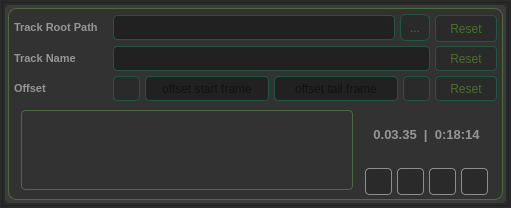
<?xml version="1.0" encoding="UTF-8"?>
<ui version="4.0">
 <class>audio_ofset</class>
 <widget class="QWidget" name="audio_ofset">
  <property name="geometry">
   <rect>
    <x>0</x>
    <y>0</y>
    <width>511</width>
    <height>208</height>
   </rect>
  </property>
  <property name="windowTitle">
   <string>Audio Offset Exporter</string>
  </property>
  <property name="styleSheet">
   <string notr="true">QWidget {
	background-color: #2a2a2a;
}</string>
  </property>
  <layout class="QGridLayout" name="gridLayout">
   <property name="leftMargin">
    <number>2</number>
   </property>
   <property name="topMargin">
    <number>2</number>
   </property>
   <property name="rightMargin">
    <number>2</number>
   </property>
   <property name="bottomMargin">
    <number>2</number>
   </property>
   <property name="spacing">
    <number>3</number>
   </property>
   <item row="0" column="0">
    <widget class="QFrame" name="frame">
     <property name="frameShape">
      <enum>QFrame::StyledPanel</enum>
     </property>
     <property name="frameShadow">
      <enum>QFrame::Raised</enum>
     </property>
     <layout class="QGridLayout" name="gridLayout_2">
      <property name="leftMargin">
       <number>2</number>
      </property>
      <property name="topMargin">
       <number>2</number>
      </property>
      <property name="rightMargin">
       <number>2</number>
      </property>
      <property name="bottomMargin">
       <number>2</number>
      </property>
      <property name="spacing">
       <number>3</number>
      </property>
      <item row="0" column="0">
       <widget class="QFrame" name="audio_spectrum_frame">
        <property name="styleSheet">
         <string notr="true">QFrame {
    border-radius: 4px;
	background-color:#3b3b3b;
}</string>
        </property>
        <property name="frameShape">
         <enum>QFrame::StyledPanel</enum>
        </property>
        <property name="frameShadow">
         <enum>QFrame::Raised</enum>
        </property>
        <layout class="QVBoxLayout" name="verticalLayout">
         <property name="spacing">
          <number>2</number>
         </property>
         <property name="leftMargin">
          <number>3</number>
         </property>
         <property name="topMargin">
          <number>3</number>
         </property>
         <property name="rightMargin">
          <number>3</number>
         </property>
         <property name="bottomMargin">
          <number>3</number>
         </property>
         <item>
          <widget class="QFrame" name="audio_spectrum_view">
           <property name="styleSheet">
            <string notr="true">QFrame {
	border : 1px solid #4C6C3F;
    border-radius: 8px;
	background-color:#323232;
}</string>
           </property>
           <property name="frameShape">
            <enum>QFrame::StyledPanel</enum>
           </property>
           <property name="frameShadow">
            <enum>QFrame::Raised</enum>
           </property>
           <layout class="QVBoxLayout" name="verticalLayout_3">
            <property name="spacing">
             <number>5</number>
            </property>
            <property name="leftMargin">
             <number>5</number>
            </property>
            <property name="topMargin">
             <number>5</number>
            </property>
            <property name="rightMargin">
             <number>5</number>
            </property>
            <property name="bottomMargin">
             <number>5</number>
            </property>
            <item>
             <layout class="QHBoxLayout" name="Track_root_path_horizontalLayout">
              <item>
               <widget class="QLabel" name="label_root_path">
                <property name="font">
                 <font>
                  <pointsize>8</pointsize>
                  <weight>75</weight>
                  <bold>true</bold>
                 </font>
                </property>
                <property name="styleSheet">
                 <string notr="true"> QLabel {
	color: rgb(150, 150, 150);
	border : none;
    border-radius: none;
	background-color:none;
}</string>
                </property>
                <property name="text">
                 <string>Track Root Path</string>
                </property>
               </widget>
              </item>
              <item>
               <widget class="QLineEdit" name="lineEdit">
                <property name="minimumSize">
                 <size>
                  <width>282</width>
                  <height>25</height>
                 </size>
                </property>
                <property name="maximumSize">
                 <size>
                  <width>282</width>
                  <height>25</height>
                 </size>
                </property>
                <property name="styleSheet">
                 <string notr="true">QLineEdit {
    border: 1px solid #215740;
    border-radius: 4px;
    padding: 0 8px;
    background: #212121;
    selection-background-color: #212121;
}</string>
                </property>
               </widget>
              </item>
              <item>
               <widget class="QToolButton" name="toolButton">
                <property name="styleSheet">
                 <string notr="true">QToolButton { /* all types of tool button */
	color:#4A702B;
    border: 1px solid #215740;
    border-radius: 6px;
    background-color: qlineargradient(x1: 0, y1: 0, x2: 0, y2: 1,
                                      stop: 0 #151616, stop: 1 #1C1D1C);
    min-width: 25px;
	min-height: 23px;

}

QToolButton[popupMode=&quot;1&quot;] { /* only for MenuButtonPopup */
    padding-right: 20px; /* make way for the popup button */
}

QToolButton:pressed {
    background-color: qlineargradient(x1: 0, y1: 0, x2: 0, y2: 1,
                                      stop: 0 #1C1D1C, stop: 1 #151616);
}

QToolButton:hover {
	color: #151616;
    background-color: qlineargradient(x1: 0, y1: 0, x2: 0, y2: 1,
                                      stop: 0 #4A702B, stop: 1 #215740);	
}

/* the subcontrols below are used only in the MenuButtonPopup mode */
QToolButton::menu-button {
    border: 1px solid #1C1D1C;
    border-top-right-radius: 6px;
    border-bottom-right-radius: 6px;
    /* 16px width + 4px for border = 20px allocated above */
    width: 16px;
}

QToolButton::menu-arrow:open {
    top: 1px; left: 1px; /* shift it a bit */
}</string>
                </property>
                <property name="text">
                 <string>...</string>
                </property>
               </widget>
              </item>
              <item>
               <widget class="QPushButton" name="pushButton">
                <property name="minimumSize">
                 <size>
                  <width>62</width>
                  <height>27</height>
                 </size>
                </property>
                <property name="maximumSize">
                 <size>
                  <width>60</width>
                  <height>25</height>
                 </size>
                </property>
                <property name="styleSheet">
                 <string notr="true">QPushButton {
	color:#4A702B;
    border: 1px solid #215740;
    border-radius: 4px;
    background-color: qlineargradient(x1: 0, y1: 0, x2: 0, y2: 1,
                                      stop: 0 #151616, stop: 1 #1C1D1C);
    min-width: 60px;
	min-height: 25px;
}

QPushButton:pressed {
    background-color: qlineargradient(x1: 0, y1: 0, x2: 0, y2: 1,
                                      stop: 0 #1C1D1C, stop: 1 #151616);
}

QPushButton:hover {
	color: #151616;
    background-color: qlineargradient(x1: 0, y1: 0, x2: 0, y2: 1,
                                      stop: 0 #4A702B, stop: 1 #215740);	
}


QPushButton:flat {
    border: none; /* no border for a flat push button */
}

QPushButton:default {
    border-color: navy; /* make the default button prominent */
}</string>
                </property>
                <property name="text">
                 <string>Reset</string>
                </property>
               </widget>
              </item>
             </layout>
            </item>
            <item>
             <layout class="QHBoxLayout" name="Track_horizontalLayout">
              <item>
               <widget class="QLabel" name="label_TrackName">
                <property name="font">
                 <font>
                  <pointsize>8</pointsize>
                  <weight>75</weight>
                  <bold>true</bold>
                 </font>
                </property>
                <property name="styleSheet">
                 <string notr="true"> QLabel {
	color: rgb(150, 150, 150);
	border : none;
    border-radius: none;
	background-color:none;
}</string>
                </property>
                <property name="text">
                 <string>Track Name</string>
                </property>
               </widget>
              </item>
              <item>
               <widget class="QLineEdit" name="lineEdit_2">
                <property name="minimumSize">
                 <size>
                  <width>317</width>
                  <height>25</height>
                 </size>
                </property>
                <property name="maximumSize">
                 <size>
                  <width>317</width>
                  <height>25</height>
                 </size>
                </property>
                <property name="styleSheet">
                 <string notr="true">QLineEdit {
    border: 1px solid #215740;
    border-radius: 4px;
    padding: 0 8px;
    background: #212121;
    selection-background-color: #212121;
}</string>
                </property>
               </widget>
              </item>
              <item>
               <widget class="QPushButton" name="pushButton_2">
                <property name="minimumSize">
                 <size>
                  <width>62</width>
                  <height>25</height>
                 </size>
                </property>
                <property name="maximumSize">
                 <size>
                  <width>60</width>
                  <height>25</height>
                 </size>
                </property>
                <property name="styleSheet">
                 <string notr="true">QPushButton {
	color:#4A702B;
    border: 1px solid #215740;
    border-radius: 4px;
    background-color: qlineargradient(x1: 0, y1: 0, x2: 0, y2: 1,
                                      stop: 0 #151616, stop: 1 #1C1D1C);
    min-width: 60px;
	min-height: 23px;
}

QPushButton:pressed {
    background-color: qlineargradient(x1: 0, y1: 0, x2: 0, y2: 1,
                                      stop: 0 #1C1D1C, stop: 1 #151616);
}

QPushButton:hover {
	color: #151616;
    background-color: qlineargradient(x1: 0, y1: 0, x2: 0, y2: 1,
                                      stop: 0 #4A702B, stop: 1 #215740);	
}


QPushButton:flat {
    border: none; /* no border for a flat push button */
}

QPushButton:default {
    border-color: navy; /* make the default button prominent */
}</string>
                </property>
                <property name="text">
                 <string>Reset</string>
                </property>
               </widget>
              </item>
             </layout>
            </item>
            <item>
             <layout class="QHBoxLayout" name="offset_horizontalLayout">
              <item>
               <widget class="QLabel" name="label_offset">
                <property name="font">
                 <font>
                  <pointsize>8</pointsize>
                  <weight>75</weight>
                  <bold>true</bold>
                 </font>
                </property>
                <property name="styleSheet">
                 <string notr="true"> QLabel {
	color: rgb(150, 150, 150);
	border : none;
    border-radius: none;
	background-color:none;
}</string>
                </property>
                <property name="text">
                 <string>Offset</string>
                </property>
               </widget>
              </item>
              <item>
               <widget class="QPushButton" name="pushButton_export_2">
                <property name="minimumSize">
                 <size>
                  <width>27</width>
                  <height>25</height>
                 </size>
                </property>
                <property name="maximumSize">
                 <size>
                  <width>25</width>
                  <height>25</height>
                 </size>
                </property>
                <property name="font">
                 <font>
                  <weight>75</weight>
                  <bold>true</bold>
                 </font>
                </property>
                <property name="styleSheet">
                 <string notr="true">QPushButton {
	color:#4A702B;
    border: 1px solid #215740;
    border-radius: 4px;
    background-color: qlineargradient(x1: 0, y1: 0, x2: 0, y2: 1,
                                      stop: 0 #151616, stop: 1 #1C1D1C);
    min-width: 25px;
	min-height: 23px;
}

QPushButton:pressed {
    background-color: qlineargradient(x1: 0, y1: 0, x2: 0, y2: 1,
                                      stop: 0 #1C1D1C, stop: 1 #151616);
}

QPushButton:hover {
	color: #151616;
    background-color: qlineargradient(x1: 0, y1: 0, x2: 0, y2: 1,
                                      stop: 0 #4A702B, stop: 1 #215740);	
}


QPushButton:flat {
    border: none; /* no border for a flat push button */
}

QPushButton:default {
    border-color: navy; /* make the default button prominent */
}</string>
                </property>
                <property name="text">
                 <string/>
                </property>
               </widget>
              </item>
              <item>
               <widget class="QLineEdit" name="lineEdit_3">
                <property name="minimumSize">
                 <size>
                  <width>124</width>
                  <height>25</height>
                 </size>
                </property>
                <property name="maximumSize">
                 <size>
                  <width>124</width>
                  <height>25</height>
                 </size>
                </property>
                <property name="styleSheet">
                 <string notr="true">QLineEdit {
    border: 1px solid #215740;
    border-radius: 4px;
    padding: 0 8px;
    background: #212121;
    selection-background-color: #212121;
}</string>
                </property>
                <property name="alignment">
                 <set>Qt::AlignCenter</set>
                </property>
                <property name="placeholderText">
                 <string>offset start frame</string>
                </property>
               </widget>
              </item>
              <item>
               <widget class="QLineEdit" name="lineEdit_4">
                <property name="minimumSize">
                 <size>
                  <width>124</width>
                  <height>25</height>
                 </size>
                </property>
                <property name="maximumSize">
                 <size>
                  <width>124</width>
                  <height>25</height>
                 </size>
                </property>
                <property name="styleSheet">
                 <string notr="true">QLineEdit {
    border: 1px solid #215740;
    border-radius: 4px;
    padding: 0 8px;
    background: #212121;
    selection-background-color: #212121;
}</string>
                </property>
                <property name="alignment">
                 <set>Qt::AlignCenter</set>
                </property>
                <property name="placeholderText">
                 <string>offset tail frame</string>
                </property>
                <property name="cursorMoveStyle">
                 <enum>Qt::VisualMoveStyle</enum>
                </property>
               </widget>
              </item>
              <item>
               <widget class="QPushButton" name="pushButton_export_3">
                <property name="minimumSize">
                 <size>
                  <width>27</width>
                  <height>25</height>
                 </size>
                </property>
                <property name="maximumSize">
                 <size>
                  <width>25</width>
                  <height>25</height>
                 </size>
                </property>
                <property name="font">
                 <font>
                  <weight>75</weight>
                  <bold>true</bold>
                 </font>
                </property>
                <property name="styleSheet">
                 <string notr="true">QPushButton {
	color:#4A702B;
    border: 1px solid #215740;
    border-radius: 4px;
    background-color: qlineargradient(x1: 0, y1: 0, x2: 0, y2: 1,
                                      stop: 0 #151616, stop: 1 #1C1D1C);
    min-width: 25px;
	min-height: 23px;
}

QPushButton:pressed {
    background-color: qlineargradient(x1: 0, y1: 0, x2: 0, y2: 1,
                                      stop: 0 #1C1D1C, stop: 1 #151616);
}

QPushButton:hover {
	color: #151616;
    background-color: qlineargradient(x1: 0, y1: 0, x2: 0, y2: 1,
                                      stop: 0 #4A702B, stop: 1 #215740);	
}


QPushButton:flat {
    border: none; /* no border for a flat push button */
}

QPushButton:default {
    border-color: navy; /* make the default button prominent */
}</string>
                </property>
                <property name="text">
                 <string/>
                </property>
               </widget>
              </item>
              <item>
               <widget class="QPushButton" name="pushButton_3">
                <property name="minimumSize">
                 <size>
                  <width>62</width>
                  <height>25</height>
                 </size>
                </property>
                <property name="maximumSize">
                 <size>
                  <width>60</width>
                  <height>25</height>
                 </size>
                </property>
                <property name="styleSheet">
                 <string notr="true">QPushButton {
	color:#4A702B;
    border: 1px solid #215740;
    border-radius: 4px;
    background-color: qlineargradient(x1: 0, y1: 0, x2: 0, y2: 1,
                                      stop: 0 #151616, stop: 1 #1C1D1C);
    min-width: 60px;
	min-height: 23px;
}

QPushButton:pressed {
    background-color: qlineargradient(x1: 0, y1: 0, x2: 0, y2: 1,
                                      stop: 0 #1C1D1C, stop: 1 #151616);
}

QPushButton:hover {
	color: #151616;
    background-color: qlineargradient(x1: 0, y1: 0, x2: 0, y2: 1,
                                      stop: 0 #4A702B, stop: 1 #215740);	
}


QPushButton:flat {
    border: none; /* no border for a flat push button */
}

QPushButton:default {
    border-color: navy; /* make the default button prominent */
}</string>
                </property>
                <property name="text">
                 <string>Reset</string>
                </property>
               </widget>
              </item>
             </layout>
            </item>
            <item>
             <layout class="QHBoxLayout" name="audio_spectrum_horizontalLayout">
              <item>
               <widget class="QFrame" name="frame_Controls">
                <property name="minimumSize">
                 <size>
                  <width>332</width>
                  <height>80</height>
                 </size>
                </property>
                <property name="maximumSize">
                 <size>
                  <width>332</width>
                  <height>80</height>
                 </size>
                </property>
                <property name="styleSheet">
                 <string notr="true">QFrame {
	border : 1px solid #4C6C3F;
    border-radius: 4px;
	background-color:#323232;
}</string>
                </property>
                <property name="frameShape">
                 <enum>QFrame::StyledPanel</enum>
                </property>
                <property name="frameShadow">
                 <enum>QFrame::Raised</enum>
                </property>
                <layout class="QGridLayout" name="gridLayout_3"/>
               </widget>
              </item>
              <item>
               <layout class="QVBoxLayout" name="verticalLayout_2">
                <item>
                 <widget class="QLabel" name="label_in_out">
                  <property name="font">
                   <font>
                    <pointsize>10</pointsize>
                    <weight>75</weight>
                    <bold>true</bold>
                   </font>
                  </property>
                  <property name="styleSheet">
                   <string notr="true"> QLabel {
	color: rgb(150, 150, 150);
	border : none;
    border-radius: none;
	background-color:none;
}</string>
                  </property>
                  <property name="text">
                   <string>0.03.35  |  0:18:14</string>
                  </property>
                  <property name="alignment">
                   <set>Qt::AlignCenter</set>
                  </property>
                 </widget>
                </item>
                <item>
                 <layout class="QHBoxLayout" name="horizontalLayout_4">
                  <item>
                   <widget class="QPushButton" name="pushButton_export_5">
                    <property name="minimumSize">
                     <size>
                      <width>27</width>
                      <height>27</height>
                     </size>
                    </property>
                    <property name="maximumSize">
                     <size>
                      <width>25</width>
                      <height>25</height>
                     </size>
                    </property>
                    <property name="font">
                     <font>
                      <weight>75</weight>
                      <bold>true</bold>
                     </font>
                    </property>
                    <property name="styleSheet">
                     <string notr="true">QPushButton {
    border: 1px solid #8f8f91;
    border-radius: 4px;
    background-color: qlineargradient(x1: 0, y1: 0, x2: 0, y2: 1,
                                      stop: 0 #f6f7fa, stop: 1 #dadbde);
    min-width: 25px;
	 min-height: 25px;
}

QPushButton:pressed {
    background-color: qlineargradient(x1: 0, y1: 0, x2: 0, y2: 1,
                                      stop: 0 #dadbde, stop: 1 #f6f7fa);
}

QPushButton:flat {
    border: none; /* no border for a flat push button */
}

QPushButton:default {
    border-color: navy; /* make the default button prominent */
}</string>
                    </property>
                    <property name="text">
                     <string/>
                    </property>
                   </widget>
                  </item>
                  <item>
                   <widget class="QPushButton" name="pushButton_export_6">
                    <property name="minimumSize">
                     <size>
                      <width>27</width>
                      <height>27</height>
                     </size>
                    </property>
                    <property name="maximumSize">
                     <size>
                      <width>25</width>
                      <height>25</height>
                     </size>
                    </property>
                    <property name="font">
                     <font>
                      <weight>75</weight>
                      <bold>true</bold>
                     </font>
                    </property>
                    <property name="styleSheet">
                     <string notr="true">QPushButton {
    border: 1px solid #8f8f91;
    border-radius: 4px;
    background-color: qlineargradient(x1: 0, y1: 0, x2: 0, y2: 1,
                                      stop: 0 #f6f7fa, stop: 1 #dadbde);
    min-width: 25px;
	 min-height: 25px;
}

QPushButton:pressed {
    background-color: qlineargradient(x1: 0, y1: 0, x2: 0, y2: 1,
                                      stop: 0 #dadbde, stop: 1 #f6f7fa);
}

QPushButton:flat {
    border: none; /* no border for a flat push button */
}

QPushButton:default {
    border-color: navy; /* make the default button prominent */
}</string>
                    </property>
                    <property name="text">
                     <string/>
                    </property>
                   </widget>
                  </item>
                  <item>
                   <widget class="QPushButton" name="pushButton_export_7">
                    <property name="minimumSize">
                     <size>
                      <width>27</width>
                      <height>27</height>
                     </size>
                    </property>
                    <property name="maximumSize">
                     <size>
                      <width>25</width>
                      <height>25</height>
                     </size>
                    </property>
                    <property name="font">
                     <font>
                      <weight>75</weight>
                      <bold>true</bold>
                     </font>
                    </property>
                    <property name="styleSheet">
                     <string notr="true">QPushButton {
    border: 1px solid #8f8f91;
    border-radius: 4px;
    background-color: qlineargradient(x1: 0, y1: 0, x2: 0, y2: 1,
                                      stop: 0 #f6f7fa, stop: 1 #dadbde);
    min-width: 25px;
	 min-height: 25px;
}

QPushButton:pressed {
    background-color: qlineargradient(x1: 0, y1: 0, x2: 0, y2: 1,
                                      stop: 0 #dadbde, stop: 1 #f6f7fa);
}

QPushButton:flat {
    border: none; /* no border for a flat push button */
}

QPushButton:default {
    border-color: navy; /* make the default button prominent */
}</string>
                    </property>
                    <property name="text">
                     <string/>
                    </property>
                   </widget>
                  </item>
                  <item>
                   <widget class="QPushButton" name="pushButton_export_4">
                    <property name="minimumSize">
                     <size>
                      <width>27</width>
                      <height>27</height>
                     </size>
                    </property>
                    <property name="maximumSize">
                     <size>
                      <width>25</width>
                      <height>25</height>
                     </size>
                    </property>
                    <property name="font">
                     <font>
                      <weight>75</weight>
                      <bold>true</bold>
                     </font>
                    </property>
                    <property name="styleSheet">
                     <string notr="true">QPushButton {
    border: 1px solid #8f8f91;
    border-radius: 4px;
    background-color: qlineargradient(x1: 0, y1: 0, x2: 0, y2: 1,
                                      stop: 0 #f6f7fa, stop: 1 #dadbde);
    min-width: 25px;
	 min-height: 25px;
}

QPushButton:pressed {
    background-color: qlineargradient(x1: 0, y1: 0, x2: 0, y2: 1,
                                      stop: 0 #dadbde, stop: 1 #f6f7fa);
}

QPushButton:flat {
    border: none; /* no border for a flat push button */
}

QPushButton:default {
    border-color: navy; /* make the default button prominent */
}</string>
                    </property>
                    <property name="text">
                     <string/>
                    </property>
                   </widget>
                  </item>
                 </layout>
                </item>
               </layout>
              </item>
             </layout>
            </item>
           </layout>
          </widget>
         </item>
        </layout>
       </widget>
      </item>
     </layout>
    </widget>
   </item>
  </layout>
 </widget>
 <resources/>
 <connections/>
</ui>
